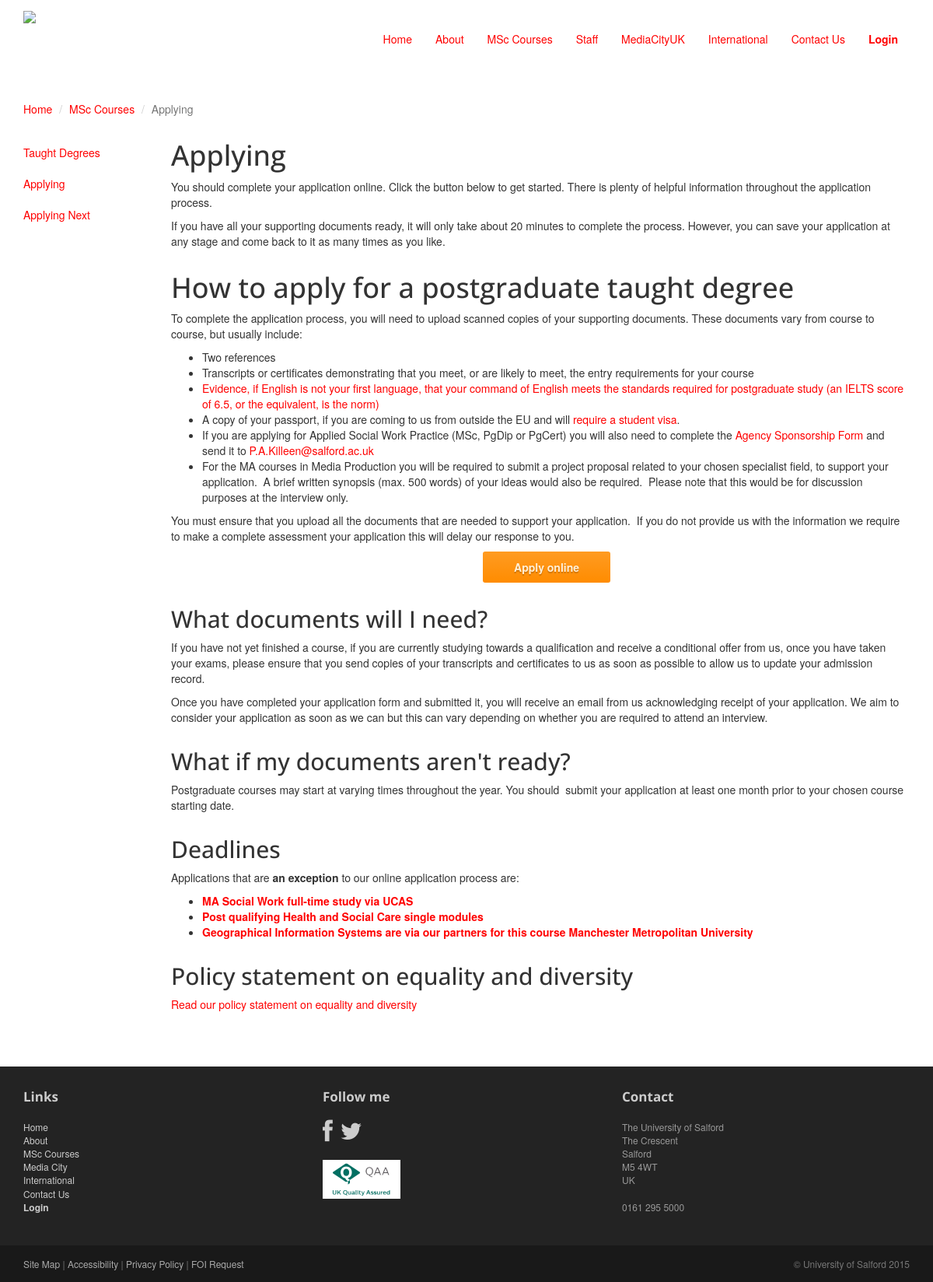
Page /applying.php on the committed database.
### tables this page shows
CREATE TABLE `applying` (
  `id` int(11) NOT NULL,
  `info1` longtext NOT NULL,
  `info2` longtext NOT NULL,
  `info3` longtext NOT NULL,
  `info4` longtext NOT NULL,
  `info5` longtext NOT NULL
);

### applying.php (called while the page is built)
<?php
require_once('Models/ApplyingDataSet.php');
$view = new stdClass();
$view->pageTitle = 'Applying';
$applyingDataSet= new ApplyingDataSet();
$view->applyingDataSet= $applyingDataSet->fetchAllApplying();
require_once('Views/applying.phtml');

### Models/Database.php (called while the page is built, shortened)
<?php
class Database {
    protected static $_dbInstance = null;
    protected $_dbHandle;
public static function getInstance() {
    $username ='root';
    $password ='sgh970';
    $host ='localhost';
    $dbName='msc';
if(self::$_dbInstance === null) {self:: $_dbInstance = new self($username, $password, $host, $dbName);
}
return self::$_dbInstance;
}
public function __construct($username, $password, $host, $database) {
    try {
    $this->_dbHandle= new PDO("mysql:host=$host; dbname=$database", $username, $password);
}
    catch (PDOException $e) {
    echo $e->getMessage();
}
}
public function getdbConnection() {
    return $this->_dbHandle;
}
}

### Models/ApplyingDataSet.php (called while the page is built)
<?php
require_once('Models/ApplyingData.php');
require_once('Models/Database.php');
class ApplyingDataSet {
    protected $_dbHandle, $_dbInstance;
     public function __construct() {
    $this->_dbInstance= Database::getInstance();
    $this->_dbHandle= $this->_dbInstance->getdbConnection();
}
public function fetchAllApplying() {
    $sqlQuery="SELECT * FROM Applying";
    $statement= $this->_dbHandle->prepare($sqlQuery);
    $statement->execute();
    $dataSet= [];
while ($row = $statement->fetch()) {
    $dataSet[] = new ApplyingData ($row);
}
return $dataSet;
}
}

### Models/ApplyingData.php (called while the page is built, shortened)
<?php
class ApplyingData {
    private $_id, $_info1, $_info2, $_info3, $_info4, $_info5;
     public function __construct($dbRow) {
    $this->_info1 = $dbRow['info1'];
    $this->_info2 = $dbRow['info2'];
    $this->_info3 = $dbRow['info3'];
    $this->_info4 = $dbRow['info4'];
    $this->_info5 = $dbRow['info5'];
}
public function getinfo1() {
    return $this->_info1;
}
public function getinfo2() {
    return $this->_info2;
}
public function getinfo3() {
    return $this->_info3;
}
public function getinfo4() {
    return $this->_info4;
}
public function getinfo5() {
    return $this->_info5;
}
}

### Views/applying.phtml (the view)
<?php require('template/header.phtml') ;
require_once('Models/ApplyingData.php'); ?>
<div class="container">
    <br>
    <br>
    <br>
    <br>
    <br>
    <ol class="breadcrumb">
		<li><a href="index.php">Home</a></li>
                <li><a href="msccourses.php">MSc Courses</a></li>
		<li class="active">Applying</li>
    </ol>
        <aside class="col-md-2 sidebar sidebar-left">
		<div class="row widget">
			<div class="col-xs-12">
                            <a href="taughtdegrees.php">Taught Degrees</a>
                            <br><br>
                            <a href="applying.php">Applying</a>
                            <br><br>
                            <a href="applyingnext.php">Applying Next</a>
			</div>
		</div>
	</aside>
    <div class="row">
    <div class="col-md-10">
                <h1>Applying</h1>
        <?php foreach($view->applyingDataSet as $applyingData) {
            echo '<p>'. $applyingData->getinfo1() .'</p>' ;} ?>
        <h1>How to apply for a postgraduate taught degree</h1>
        <?php foreach($view->applyingDataSet as $applyingData) {
            echo '<p>'. $applyingData->getinfo2() .'</p>' ;} ?>
    <div class="row">
      <div class="col-md-5 col-md-offset-5">
          <a href="http://webapps.ascentone.com/login.aspx?key=5D4B012A-BB6C-495B-B2E4-B5A56B3CCF00" target="blank" class="btn btn-primary btn-large input-block-level">Apply online</a>
      </div>
    </div>
        <h2>What documents will I need?</h2>
        <?php foreach($view->applyingDataSet as $applyingData) {
            echo '<p>'. $applyingData->getinfo3() .'</p>' ;} ?>
        <h2>What if my documents aren't ready?</h2>
        <?php foreach($view->applyingDataSet as $applyingData) {
            echo '<p>'. $applyingData->getinfo4() .'</p>' ;} ?>
        <h2>Deadlines</h2>
        <?php foreach($view->applyingDataSet as $applyingData) {
            echo '<p>'. $applyingData->getinfo5() .'</p>' ;} ?>
        <h2>Policy statement on equality and diversity</h2>
<p><a href="http://www.salford.ac.uk/study/postgraduate/applying/policy-statement-on-equality-and-diversity" target="blank">Read our policy statement on equality and diversity</a>
    </div>
    </div>
</div>
<?php require('template/footer.phtml') ?>

### css/main.css (style rules this page uses)
h1, h2, h3, h4, h5, h6 { font-family:"Open sans", Helvetica, Arial; }
h1, .h1, h2, .h2, h3, .h3 { margin-top:30px; }
.breadcrumb { background:none; padding:0; margin:30px 0 0px 0; }
.sidebar { padding-top:36px; padding-bottom:30px; }
.sidebar .widget { margin-bottom:20px; }

### css/styles.css (style rules this page uses)
a { color: #F00; }
.row { margin-left: 0px; margin-left-value: 0px; margin-left-ltr-source: physical; margin-left-rtl-source: physical; margin-right: -15px; margin-right-value: -15px; margin-right-ltr-source: physical; margin-right-rtl-source: physical; }
.col-xs-1, .col-sm-1, .col-md-1, .col-lg-1, .col-xs-2, .col-sm-2, .col-md-2, .col-lg-2, .col-xs-3, .col-sm-3, .col-md-3, .col-lg-3, .col-xs-4, .col-sm-4, .col-md-4, .col-lg-4, .col-xs-5, .col-sm-5, .col-md-5, .col-lg-5, .col-xs-6, .col-sm-6, .col-md-6, .col-lg-6, .col-xs-7, .col-sm-7, .col-md-7, .col-lg-7, .col-xs-8, .col-sm-8, .col-md-8, .col-lg-8, .col-xs-9, .col-sm-9, .col-md-9, .col-lg-9, .col-xs-10, .col-sm-10, .col-md-10, .col-lg-10, .col-xs-11, .col-sm-11, .col-md-11, .col-lg-11, .col-xs-12, .col-sm-12, .col-md-12, .col-lg-12 { position: relative; min-height: 1px; padding-left: 0px; padding-right: 15px; }

### rows in the picture
applying: info1 "You should complete your application online. Click the button below to get started. There is plenty of helpful information throughout the application process. If you have all your supporting documents ready, it will only take about 20 minutes to complete the process. However, you can save your application at any stage and come back to it as many times as you like.", info2 "To complete the application process, you will need to upload scanned copies of your supporting documents. These documents vary from course to course, but usually include: Two references Transcripts or certificates demonstrating that you meet, or are likely to meet, the entry requirements for your course Evidence, if English is not your first language, that your command of English meets the standards required for postgraduate study (an IELTS score of 6.5, or the equivalent, is the norm) A copy of your passport, if you are coming to us from outside the EU and will require a student visa . If you are applying for Applied Social Work Practice (MSc, PgDip or PgCert) you will also need to…", info3 "If you have not yet finished a course, if you are currently studying towards a qualification and receive a conditional offer from us, once you have taken your exams, please ensure that you send copies of your transcripts and certificates to us as soon as possible to allow us to update your admission record. Once you have completed your application form and submitted it, you will receive an email from us acknowledging receipt of your application. We aim to consider your application as soon as we can but this can vary depending on whether you are required to attend an interview.", info4 "Postgraduate courses may start at varying times throughout the year. You should submit your application at least one month prior to your chosen course starting date.", info5 "Applications that are an exception to our online application process are: MA Social Work full-time study via UCAS Post qualifying Health and Social Care single modules Geographical Information Systems are via our partners for this course Manchester Metropolitan University"
